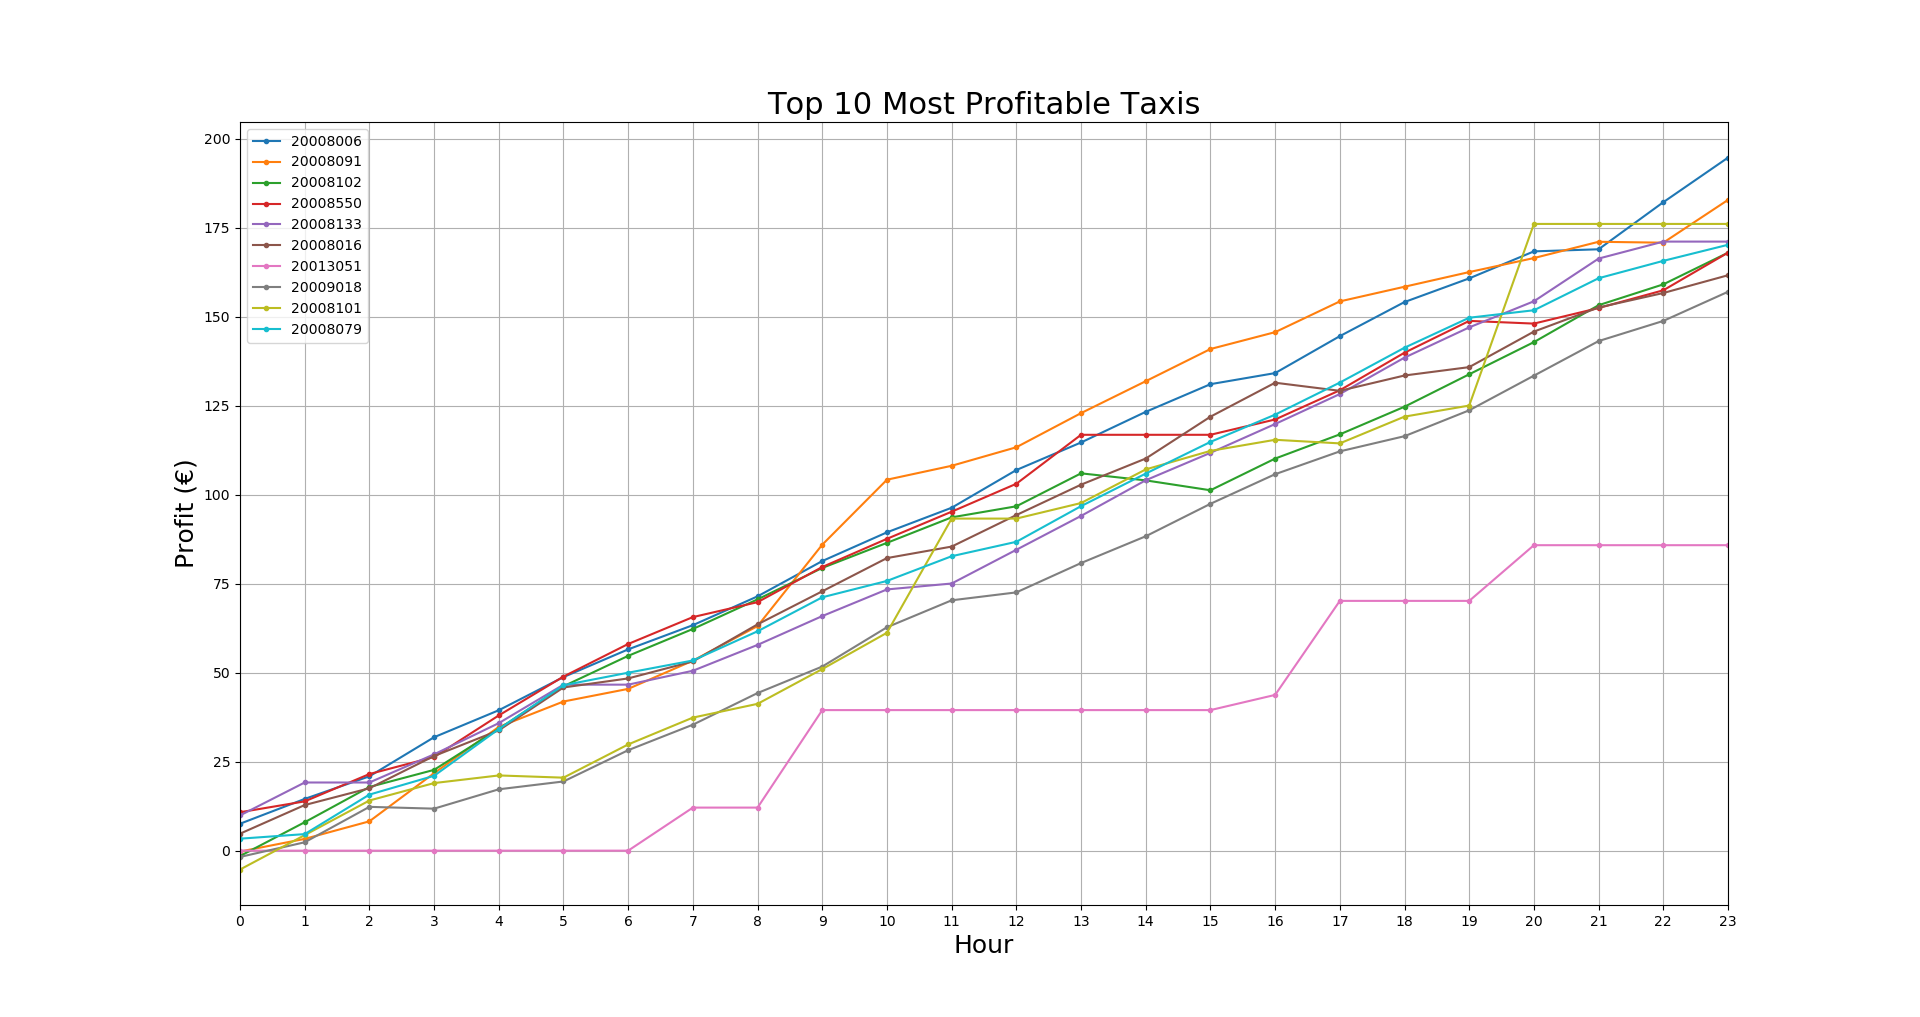

Write the Python code that produced this figure.
import math

import matplotlib.pyplot as plt
import psycopg2


def polygon_to_points(poly_string):
    xarr = []
    yarr = []
    points = poly_string[9:-2].split(',')
    for point in points:
        (x, y) = point.split()
        xarr.append(float(x))
        yarr.append(float(y))
    return xarr, yarr


scale = 1 / 30000
conn = psycopg2.connect("dbname='trab' user='arcaic' host='localhost' password='password'")
cursor_psql = conn.cursor()


sql = "select dw_all_taxi.taxi, dw_state.estado, sum(dw_facts_table3.total_metros) as total_metros, " \
      "dw_facts_table3.tempo_id from dw_facts_table3, dw_all_taxi, dw_state  where " \
      "dw_facts_table3.taxi_id=dw_all_taxi.id and dw_facts_table3.estado_id=dw_state.estado_id and (dw_state.estado = " \
      "'BUSY' OR dw_state.estado='PICKUP') group by 1,2,4 order by 1,3 desc; "
cursor_psql.execute(sql)
results = cursor_psql.fetchall()
dic = {}
for row in results:
    receita = 0
    if 6 <= row[3] <= 20:
        if row[1] == 'BUSY':
            receita = (math.ceil(row[2]/1000) * 0.47) + 3.25
        elif row[1] == 'PICKUP':
            receita = (math.ceil(row[2]/1000) * 0.94) + 3.25
    else:
        if row[1] == 'BUSY':
            receita = (math.ceil(row[2]/1000) * 0.56) + 3.90
        elif row[1] == 'PICKUP':
            receita = (math.ceil(row[2]/1000) * 1.13) + 3.90

    if dic.get(row[0]) is None:
        dic.update({row[0]: receita})
    else:
        dic.update({row[0]: dic.get(row[0]) + receita})

# sot dictionary by values
dic = {key: val for key, val in sorted(dic.items(), key = lambda ele: ele[1], reverse = True)}

t = dic.keys()
taxis = []
for key in t:
    taxis.append(key)

for i in range(len(taxis)):
    sql = "select dw_all_taxi.taxi, sum(dw_facts_table3.total_metros) as total_metros, sum(total_trajectos) as " \
          "total_trajetos from dw_facts_table3, dw_all_taxi  where dw_facts_table3.taxi_id=dw_all_taxi.id and taxi='" \
          + taxis[i] + "' group by 1 order by 1,3 desc; "
    cursor_psql.execute(sql)
    results = cursor_psql.fetchall()

    for row in results:
        dic.update({taxis[i]: dic.get(taxis[i]) - (row[1]/1000 * 1.403 * 0.18)})

dic = {key: val for key, val in sorted(dic.items(), key = lambda ele: ele[1], reverse = True)}

taxis = []
t = dic.keys()
for key in t:
    taxis.append(key)

final = {}
hours = {}

for i in range(10):
    sql = "select dw_all_taxi.taxi, dw_state.estado, sum(dw_facts_table3.total_metros) as total_metros, " \
      "dw_facts_table3.tempo_id from dw_facts_table3, dw_all_taxi, dw_state  where " \
      "dw_facts_table3.taxi_id=dw_all_taxi.id and dw_facts_table3.estado_id=dw_state.estado_id and dw_all_taxi.taxi = " \
      "'" + taxis[i] + "' group by 4,2,1 order by 4 asc; "

    cursor_psql.execute(sql)
    results = cursor_psql.fetchall()
    for row in results:
        if 6 <= row[3] <= 20:
            if row[1] == 'FREE':
                if hours.get(row[3]) is None:
                    hours.update({row[3]: - round(row[2]/1000) * 1.403 * 0.18})
                else:
                    hours.update({row[3]: hours.get(row[3]) - round(row[2]/1000) * 1.403 * 0.18})
            elif row[1] == 'BUSY':
                if hours.get(row[3]) is None:
                    hours.update({row[3]: - (round(row[2]/1000) * 1.403 * 0.18) + (math.ceil(row[2]/1000) * 0.47) + 3.25})
                else:
                    hours.update({row[3]: hours.get(row[3]) - (round(row[2]/1000) * 1.403 * 0.18) + (math.ceil(row[2]/1000) * 0.47) + 3.25})
            elif row[1] == 'PICKUP':
                if hours.get(row[3]) is None:
                    hours.update({row[3]: - (round(row[2]/1000) * 1.403 * 0.18) + (math.ceil(row[2]/1000) * 0.47) + 3.25})
                else:
                    hours.update({row[3]: hours.get(row[3]) - (round(row[2]/1000) * 1.403 * 0.18) + (math.ceil(row[2]/1000) * 0.47) + 3.25})
            elif row[1] == 'PAUSE':
                if hours.get(row[3]) is None:
                    hours.update({row[3]: - round(row[2]/1000) * 1.403 * 0.18})
                else:
                    hours.update({row[3]: hours.get(row[3]) - round(row[2]/1000) * 1.403 * 0.18})
        else:
            if row[1] == 'FREE':
                if hours.get(row[3]) is None:
                    hours.update({row[3]: - round(row[2]/1000) * 1.403 * 0.18})
                else:
                    hours.update({row[3]: hours.get(row[3]) - round(row[2]/1000) * 1.403 * 0.18})
            elif row[1] == 'BUSY':
                if hours.get(row[3]) is None:
                    hours.update({row[3]: - (round(row[2]/1000) * 1.403 * 0.18) + (math.ceil(row[2]/1000) * 0.56) + 3.90})
                else:
                    hours.update({row[3]: hours.get(row[3]) - (round(row[2]/1000) * 1.403 * 0.18) + (math.ceil(row[2]/1000) * 0.56) + 3.90})
            elif row[1] == 'PICKUP':
                if hours.get(row[3]) is None:
                    hours.update({row[3]: - (round(row[2]/1000) * 1.403 * 0.18) + (math.ceil(row[2]/1000) * 0.56) + 3.90})
                else:
                    hours.update({row[3]: hours.get(row[3]) - (round(row[2]/1000) * 1.403 * 0.18) + (math.ceil(row[2]/1000) * 0.56) + 3.90})
            elif row[1] == 'PAUSE':
                if hours.get(row[3]) is None:
                    hours.update({row[3]: - round(row[2]/1000) * 1.403 * 0.18})
                else:
                    hours.update({row[3]: hours.get(row[3]) - round(row[2]/1000) * 1.403 * 0.18})

    final.update({taxis[i]: hours})
    hours = {}


hour = [0,1,2,3,4,5,6,7,8,9,10,11,12,13,14,15,16,17,18,19,20,21,22,23]

dic = {key: val for key, val in sorted(dic.items(), key=lambda ele: ele[1], reverse=True)}

for i in range(10):
    profit = [0,1,2,3,4,5,6,7,8,9,10,11,12,13,14,15,16,17,18,19,20,21,22,23]

    for j in range(24):
        if final[taxis[i]].get(j) is not None:
            if j != 0:
                profit[j] = profit[j-1] + final[taxis[i]].get(j)
            else:
                profit[j] = final[taxis[i]].get(j)
        else:
            if j != 0:
                profit[j] = profit[j-1]
            else:
                profit[j] = 0
    plt.plot(hour,profit, '.-')


plt.grid(True)
plt.legend([taxis[0], taxis[1],  taxis[2],  taxis[3], taxis[4], taxis[5], taxis[6], taxis[7], taxis[8], taxis[9]])
plt.xlim(0, 23)
plt.xticks([0,1,2,3,4,5,6,7,8,9,10,11,12,13,14,15,16,17,18,19,20,21,22,23])

plt.title('Top 10 Most Profitable Taxis', fontdict={'fontsize': 22})
plt.xlabel('Hour', fontdict={'fontsize': 18})
plt.ylabel('Profit (€)', fontdict={'fontsize': 18})
plt.show()
